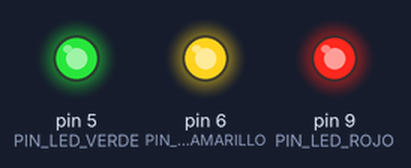
A sketch run on a simulated Arduino Uno, built with avr-gcc and run on an emulated ATmega328P. Parts: output pins drawn as LEDs (lit = HIGH).

Above: at 0.5 s.
At 3.5 s:
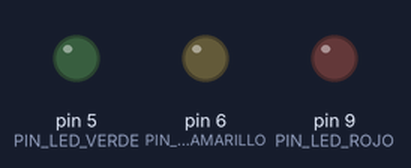
Timing chart, 0 to 4.6 s (numbered marks = the images above):
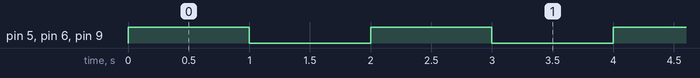

Measured:
- by itself, pin 5 (PIN_LED_VERDE), pin 6 (PIN_LED_AMARILLO), pin 9 (PIN_LED_ROJO): alternates HIGH for 1.0 s and LOW for 1.0 s

The sketch:

BlinkAll.ino
```cpp
/*
 * Enciende y apaga todos los LEDs
 * (basado en Examples/01.Basics/Blink)
 *
 * El código de este ejemplo es de dominio público.
 */

#define PIN_LED_VERDE 5
#define PIN_LED_AMARILLO 6
#define PIN_LED_ROJO 9

#define LED_ENCENDIDO HIGH
#define LED_APAGADO LOW

// La función 'setup' se ejecuta una única vez al presionar reset o encender la placa.
void setup() {
  // inicialización de los pines GPIO como salida para los LEDs.
  pinMode(PIN_LED_VERDE, OUTPUT);
  pinMode(PIN_LED_AMARILLO, OUTPUT);
  pinMode(PIN_LED_ROJO, OUTPUT);
}

// La función 'loop' corre indefinidamente una y otra vez.
void loop() {
  // Enciende todos los LEDs.
  digitalWrite(PIN_LED_VERDE, LED_ENCENDIDO);
  digitalWrite(PIN_LED_AMARILLO, LED_ENCENDIDO);
  digitalWrite(PIN_LED_ROJO, LED_ENCENDIDO);
  delay(1000);      // Espera 1 seg.

  // Enciende todos los LEDs.
  digitalWrite(PIN_LED_VERDE, LED_APAGADO);
  digitalWrite(PIN_LED_AMARILLO, LED_APAGADO);
  digitalWrite(PIN_LED_ROJO, LED_APAGADO);
  delay(1000);      // Espera 1 seg.
}
```
